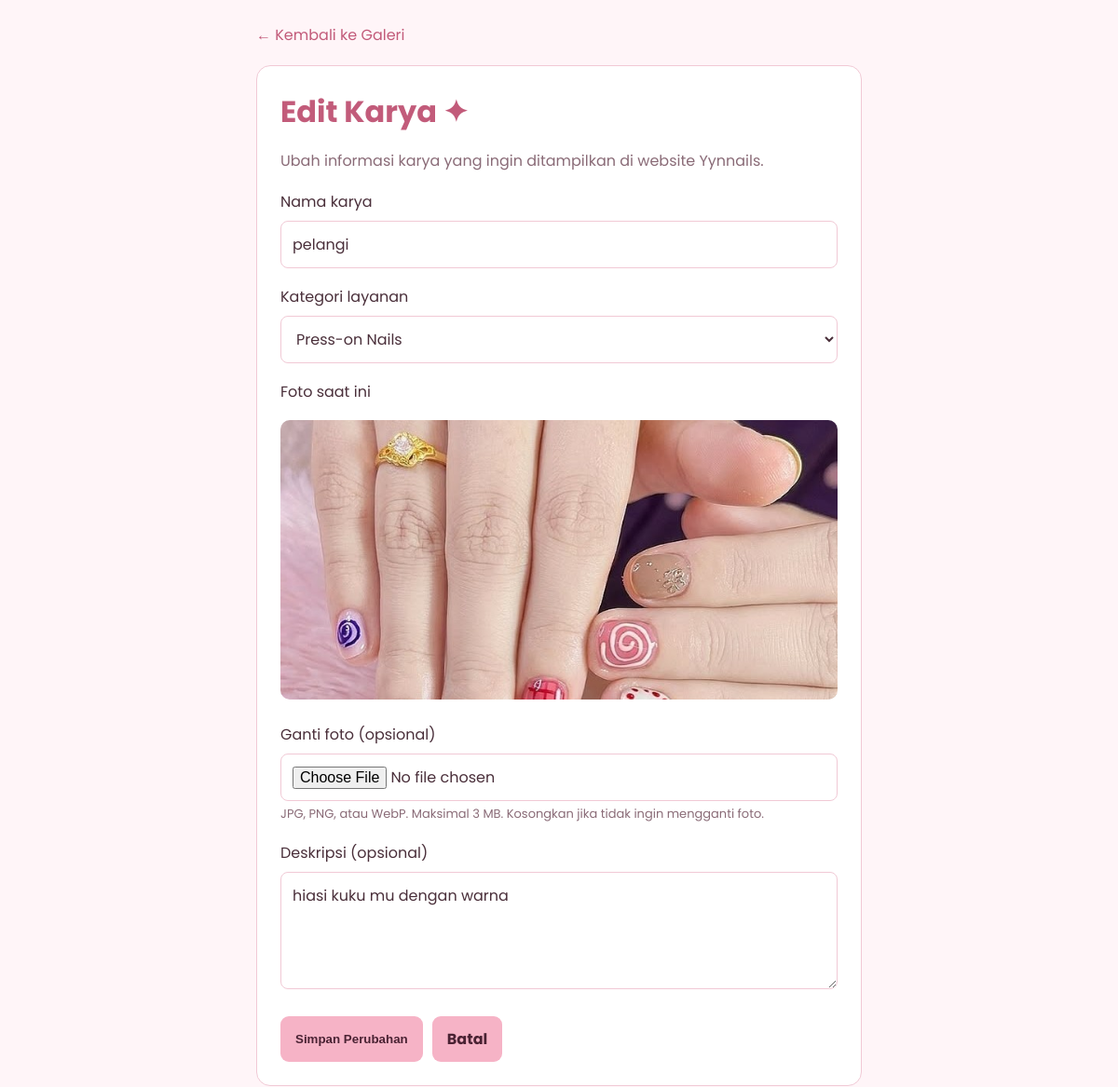
Screenshot of /admin/edit_galeri.php?id=10 (signed in) with the database file from the repository.
### tables this page shows
CREATE TABLE IF NOT EXISTS `galeri` (
  `id_galeri` int unsigned NOT NULL AUTO_INCREMENT,
  `judul` varchar(150) NOT NULL,
  `kategori` varchar(100) NOT NULL,
  `foto` varchar(255) NOT NULL,
  `deskripsi` text,
  `created_at` timestamp NOT NULL DEFAULT CURRENT_TIMESTAMP,
  `karya_terbaik` tinyint(1) NOT NULL DEFAULT '0',
  PRIMARY KEY (`id_galeri`)
);

### admin/includes/lib.php (called while the page is built, shortened)
<?php
$A = require __DIR__ . '/../data/content.php';
require_once __DIR__ . '/header.php';
require_once __DIR__ . '/footer.php';
function h($value): string {
    return htmlspecialchars((string) $value, ENT_QUOTES, 'UTF-8');
}
function render_admin(string $key): void {
    require __DIR__ . '/../pages/' . $key . '.php';
}

### admin/edit_galeri.php (called while the page is built)
<?php
require __DIR__ . '/includes/lib.php';
render_admin('edit_galeri');

### admin/data/content.php (called while the page is built)
<?php
$css = ['assets/css/admin.css'];
return [
'site' => 'Yynnails',
'nav' => [
    ['Dashboard',     'dashboard.php', 'dashboard'],
    ['Galeri Karya',  'galeri.php',    'galeri'],
    ['Lihat Website', '../index.php',  ''],
],
'kategori' => [
    'Nail Art',
    'Press-on Nails',
    'Nail Tip',
    'Manicure',
    'Lash Lift',
],
'pesan_galeri' => [
    'tambah' => 'Karya berhasil ditambahkan!',
    'edit'   => 'Karya berhasil diperbarui!',
    'hapus'  => 'Karya berhasil dihapus!',
],
'pages' => [
    'login' => [
        'title' => 'Login Admin', 'body' => 'pg-login',
        'css' => $css, 'font' => true, 'js' => true, 'auth' => false,
    ],
    'dashboard' => [
        'title' => 'Dashboard Admin', 'body' => 'pg-dashboard',
        'css' => $css, 'font' => true, 'js' => false, 'auth' => true,
    ],
    'galeri' => [
        'title' => 'Galeri Admin', 'body' => 'pg-galeri',
        'css' => $css, 'font' => true, 'js' => false, 'auth' => true,
    ],
    'tambah_galeri' => [
        'title' => 'Tambah Karya', 'body' => 'pg-form',
        'css' => $css, 'font' => true, 'js' => false, 'auth' => true,
    ],
    'edit_galeri' => [
        'title' => 'Edit Karya', 'body' => 'pg-form',
        'css' => $css, 'font' => true, 'js' => false, 'auth' => true,
    ],
    'ubah_password' => [
        'title' => 'Amankan Password Admin', 'body' => '',
        'css' => ['assets/css/admin-password.css'], 'font' => false, 'js' => true, 'auth' => false,
    ],
],
'actions' => [
    'simpan_galeri' => ['auth' => true],
    'update_galeri' => ['auth' => true],
    'hapus_galeri'  => ['auth' => true],
    'proses_status' => ['auth' => true],
    'logout'        => ['auth' => false],
],
];

### admin/pages/edit_galeri.php (the view, shortened to what this page needs)
<?php
$kategoriList = $A['kategori'];
$id = filter_input(INPUT_GET, 'id', FILTER_VALIDATE_INT);
$stmt = $pdo->prepare(
    'SELECT id_galeri, judul, kategori, foto, deskripsi
     FROM galeri
     WHERE id_galeri = :id'
);
$stmt->execute(['id' => $id]);
$karya = $stmt->fetch(PDO::FETCH_ASSOC);
?>
<div class="container">
<a class="back" href="galeri.php">← Kembali ke Galeri</a>
<div class="box">
<h1>Edit Karya ✦</h1>
<p>Ubah informasi karya yang ingin ditampilkan di website Yynnails.</p>
<form action="update_galeri.php" method="post" enctype="multipart/form-data">
    <label for="judul">Nama karya</label>
    <input type="text" id="judul" name="judul"
           maxlength="150" required value="<?= h($karya['judul']) ?>">
    <label for="kategori">Kategori layanan</label>
    <select id="kategori" name="kategori" required>
        <?php foreach ($kategoriList as $item): ?>
            <option value="<?= h($item) ?>"
                <?= $karya['kategori'] === $item ? 'selected' : '' ?>>
                <?= h($item) ?>
            </option>
        <?php endforeach; ?>
    </select>
    <label>Foto saat ini</label>
    <img class="preview"
         src="../<?= h(ltrim($karya['foto'], '/')) ?>"
         alt="<?= h($karya['judul']) ?>">
    <label for="foto">Ganti foto (opsional)</label>
    <input type="file" id="foto" name="foto"
           accept="image/jpeg,image/png,image/webp">
    <small>JPG, PNG, atau WebP. Maksimal 3 MB. Kosongkan jika tidak ingin mengganti foto.</small>
    <label for="deskripsi">Deskripsi (opsional)</label>
    <textarea id="deskripsi" name="deskripsi" rows="4" maxlength="2000"><?= h($karya['deskripsi'] ?? '') ?></textarea>
    <div class="actions">
        <button type="submit" class="button">Simpan Perubahan</button>
        <a href="galeri.php" class="button">Batal</a>
    </div>
</form>
</div>
</div>

### assets/css/admin.css (style rules this page uses)
* { box-sizing:border-box }
:root { --bg:#fff5f8; --card:#ffffff; --ink:#4a2f3a; --mut:#8a6b77; --head:#c25b7a; --line:#f1c9d5; --soft:#ffe6ee; --chip:#ffe3ee;--chip-ink:#a64d78; --btn:#f6b3c6;--btn-h:#f19db6;--btn-ink:#4a2233; --danger:#c9455f; --ok-bg:#e8f5e9;--ok-ink:#216e39;--ok-line:#b7dfbd; --err-bg:#ffe3e8;--err-ink:#a52a47; --sans:Poppins,Arial,sans-serif; }
body { margin:0;font-family:var(--sans);color:var(--ink);background:var(--bg) }
h1 { margin:0 0 8px;color:var(--head) }
p { color:var(--mut) }
a { color:var(--head);text-decoration:none }
.button { display:inline-block;padding:12px 16px;border:0;border-radius:9px;background:var(--btn);color:var(--btn-ink);font-weight:bold;text-decoration:none;cursor:pointer }
.back { display:inline-block;margin-bottom:20px;color:var(--head) }
.pg-form { padding:25px }
.pg-form .container { max-width:650px;margin:auto }
.pg-form .box,.pg-form form,.pg-form .notice { margin-top:22px;padding:25px;border:1px solid var(--line);border-radius:15px;background:var(--card) }
.pg-form .box { margin-top:0 }
.pg-form .box form { margin:0;padding:0;border:0;background:none }
.pg-form p { line-height:1.6 }
.pg-form label { display:block;margin:18px 0 8px }
.pg-form input:not([type=checkbox]):not([type=hidden]),.pg-form select,.pg-form textarea { width:100%;padding:12px;border:1px solid var(--line);border-radius:8px;background:#fff;color:var(--ink);font:inherit }
.pg-form textarea { min-height:100px;resize:vertical }
.pg-form small,.pg-form .hint { color:var(--mut);font-size:13px;line-height:1.5 }
.pg-form .preview { width:100%;max-height:300px;object-fit:cover;border-radius:10px;margin-top:10px }
.pg-form .actions { display:flex;gap:10px;flex-wrap:wrap;margin-top:22px }

### rows the page displays
galeri: judul "pelangi", foto (picture), deskripsi "hiasi kuku mu dengan warna"

### other values shown
form field kategori "Press-on Nails"
